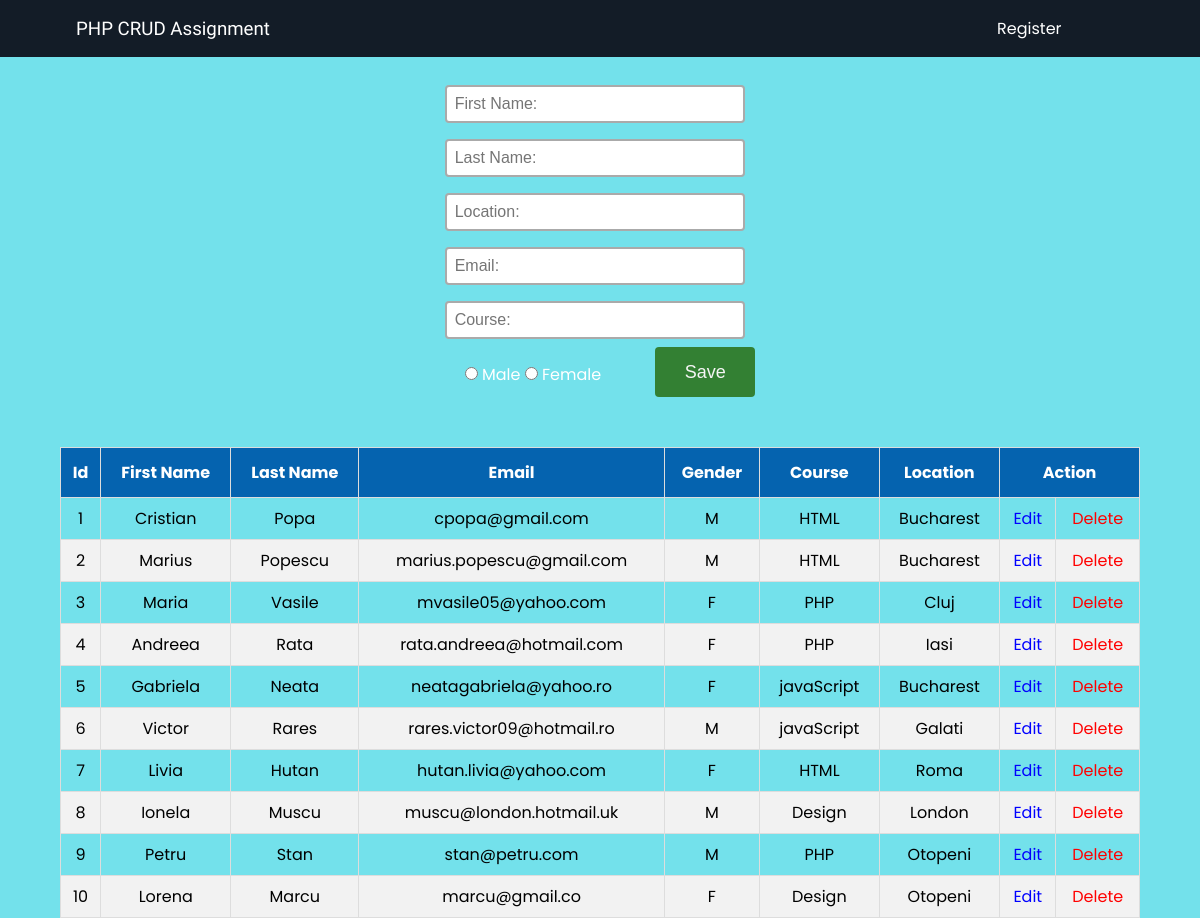
The page / on the database its author committed.
### tables this page shows
CREATE TABLE `data` (
  `id` int(11) NOT NULL,
  `fname` varchar(100) NOT NULL,
  `lname` varchar(100) NOT NULL,
  `email` varchar(100) NOT NULL,
  `gender` varchar(1) NOT NULL,
  `course` varchar(100) NOT NULL,
  `location` varchar(100) NOT NULL
);

### process.php (called while the page is built, shortened)
<?php
    $update = false;
    $fname = $lname = $email = $course = $location="";
?>

### index.php (the view, shortened to what this page needs)
<!DOCTYPE html>
<html lang="en">
<head>
    <link rel="stylesheet" href="style.css">
</head>
<body>
    <header class="main-head">
        <nav>
            <h3 id="logo">PHP CRUD Assignment</h3>
            <ul>
                <li><a href="index.php">Register</a></li>
            </ul>
        </nav>
    </header>
    <?php require_once 'process.php';?>
    <?php
         $mysqli = new mysqli('localhost', 'root', '', 'crud') or die(mysqli_error($mysqli()));
         $result = $mysqli->query('SELECT * FROM data;') or die($mysqli->error());
        ?>
    <div class="container">
        <div class="form-wrapper">
            <form action="process.php" method="POST">
                <input type="text" name="fname" value="<?php echo $fname;?>" placeholder="First Name:"><br>
                <input type="text" name="lname" value="<?php echo $lname;?>" placeholder="Last Name:"><br>
                <input type="text" name="location" value="<?php echo $location;?>" placeholder="Location:"><br>
                <input type="email" name="email" value="<?php echo $email;?>" placeholder="Email:"><br>
                <input type="text" name="course" value="<?php echo $course;?>" placeholder="Course:"><br>
                <div class="radio">
                    <label>
                        <input type="radio" name="gender" value="M">
                        Male
                    </label>
                    <label>
                        <input type="radio" name="gender" value="F">
                        Female
                    </label>
                </div>
                <?php if($update == true): ?>
                <button class="btn update" type="submit" name="update">Update</button>
                <?php else: ?>
                <button class="btn save" type="submit" name="save">Save</button>
                <?php endif; ?>
            </form>
        </div>
        <div class="tabble-wrapper">
            <table id="display">
                <thead>
                    <tr>
                        <th>Id</th>
                        <th>First Name</th>
                        <th>Last Name</th>
                        <th>Email</th>
                        <th>Gender</th>
                        <th>Course</th>
                        <th>Location</th>
                        <th colspan="2">Action</th>
                    </tr>
                </thead>
                <?php
                    while($row = $result->fetch_assoc()):?>
                <tr>
                    <td><?php echo $row['id']; ?></td>
                    <td><?php echo $row['fname']; ?></td>
                    <td><?php echo $row['lname']; ?></td>
                    <td><?php echo $row['email']; ?></td>
                    <td><?php echo $row['gender']; ?></td>
                    <td><?php echo $row['course']; ?></td>
                    <td><?php echo $row['location']; ?></td>
                    <td><a class="update" href="index.php?edit=<?php echo $row['id']; ?>">Edit</a></td>
                    <td><a class="delete" href="process.php?delete=<?php echo $row['id']; ?>">Delete</a></td>
                </tr>
                <?php endwhile;?>
            </table>
        </div>
    </div>
</body>
</html>

### style.css (style rules this page uses)
* { margin: 0; padding: 0; box-sizing: border-box; }
body { font-family: "Poppins", sans-serif; background-color: #73e1eb; }
li, label, input, p { font-size: 1rem; }
a { color: white; text-decoration: none; }
.main-head { background: #131c27; color: white; position: sticky; top: 0px; }
nav { display: flex; width: 90%; margin: auto; padding: 1rem; min-height: 5vh; align-items: center; flex-wrap: wrap; }
nav ul { display: flex; flex: 2 1 10rem; justify-content: space-around; align-items: center; list-style: none; }
#logo { flex: 4 1 50rem; font-family: "Pattaya", sans-serif; font-weight: 400; }
.form-wrapper { width: 90%; margin: auto; padding: 20px 0; color: white; border-radius: 20px; display: flex; justify-content: center; align-items: center; }
input[type="text"] { width: 300px; border: 2px solid #aaa; border-radius: 4px; margin: 8px 0; outline: none; padding: 8px; box-sizing: border-box; }
input[type="email"] { width: 300px; border: 2px solid #aaa; border-radius: 4px; margin: 8px 0; outline: none; padding: 8px; box-sizing: border-box; }
.radio { font-size: 20px; font-weight: 500px; text-transform: capitalize; display: inline-block; vertical-align: middle; color: #fff; position: relative; padding-left: 20px; padding-right: 50px; cursor: pointer; }
.btn { background: #21cc40; color: whitesmoke; width: 70px; height: 30px; font-size: 18px; border-radius: 4px; border: none; }
.tabble-wrapper { padding-top: 30px; }
#display { width: 90%; border-collapse: collapse; margin: auto; }
#display td, #display th { border: 1px solid #ddd; padding: 8px; text-align: center; }
#display tr:nth-child(even) { background-color: #f2f2f2; }
#display th { padding-top: 12px; padding-bottom: 12px; text-align: center; background-color: #0563af; color: white; }
.update { color: blue; }
.delete { color: red; }
.btn { background: #338033; color: whitesmoke; width: 100px; height: 50px; font-size: 18px; border-radius: 4px; border: none; }

### rows shown on the page
data: id "1", fname "Cristian", lname "Popa", email "cpopa@gmail.com", gender "M", course "HTML", location "Bucharest"
data: id "2", fname "Marius", lname "Popescu", email "marius.popescu@gmail.com", gender "M", course "HTML", location "Bucharest"
data: id "3", fname "Maria", lname "Vasile", email "mvasile05@yahoo.com", gender "F", course "PHP", location "Cluj"
data: id "4", fname "Andreea", lname "Rata", email "rata.andreea@hotmail.com", gender "F", course "PHP", location "Iasi"
data: id "5", fname "Gabriela", lname "Neata", email "neatagabriela@yahoo.ro", gender "F", course "javaScript", location "Bucharest"
data: id "6", fname "Victor", lname "Rares", email "rares.victor09@hotmail.ro", gender "M", course "javaScript", location "Galati"
data: id "7", fname "Livia", lname "Hutan", email "hutan.livia@yahoo.com", gender "F", course "HTML", location "Roma"
data: id "8", fname "Ionela", lname "Muscu", email "muscu@london.hotmail.uk", gender "M", course "Design", location "London"
data: id "9", fname "Petru", lname "Stan", email "stan@petru.com", gender "M", course "PHP", location "Otopeni"
data: id "10", fname "Lorena", lname "Marcu", email "marcu@gmail.co", gender "F", course "Design", location "Otopeni"
